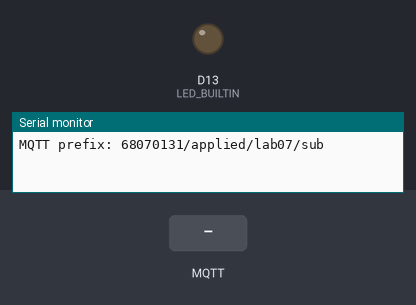
A sketch run on a simulated Arduino Uno R4 WiFi. Shown: output pins drawn as LEDs (lit = HIGH), the last lines printed to the serial monitor. The test bench sets the inputs (shaded band). WiFi joins after 1.5 s; servers stay silent unless stated; no MQTT or app messages arrive unless stated; pins used as bus, display or sensor lines are not drawn.

Above: at 2.7 s.
2.8 s: MQTT message "ON" arrives on the first subscribed topic
At 5.6 s:
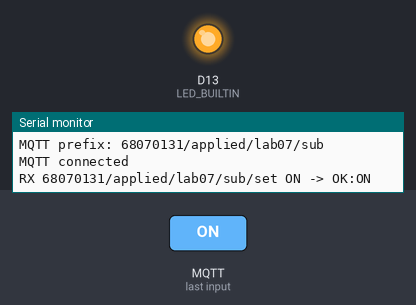
5.8 s: MQTT message "1" arrives on the first subscribed topic
7.3 s: MQTT message "on" arrives on the first subscribed topic
Timing chart, 0 to 10.3 s (numbered marks = the images above; inputs shaded):
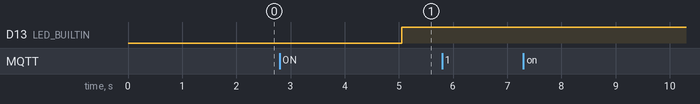

The sketch:

Keypad_Publisher_sub.ino
```cpp
/*
  07 Keypadส่งค่าปุ่มขึ้นเว็บ / รับคำสั่งจากเว็บ (Subscribe)
  Arduino UNO R4 WiFi | Broker phycom.it.kmitl.ac.th:1883
  Topic prefix 68070131/applied/lab07/sub
  รหัส Wi-Fi ตัวอย่างนี้ถูกระบุตามโจทย์; Repository เป็น public ควรเปลี่ยนรหัสหรือย้ายเป็น secrets ก่อนใช้จริง
  วงจร: ดู README.md และ assets/circuit-lab07.svg
  คำสั่งเว็บตัวอย่าง: ON
  ทดสอบที่คาดหวัง: เว็บสั่ง ON ให้ LED บอร์ดติด; เมื่อกด Keypad 'A' เว็บแสดง A
*/
#include <WiFiS3.h>
#include <MQTTClient.h>
#include <math.h>
const byte ROWS[4]={2,3,4,5},COLS[4]={6,7,8,9};
const char KEYMAP[4][4]={{'1','2','3','A'},{'4','5','6','B'},{'7','8','9','C'},{'*','0','#','D'}};
char previousKey=0;
void initKeypad(){for(byte i=0;i<4;i++){pinMode(ROWS[i],OUTPUT);digitalWrite(ROWS[i],HIGH);pinMode(COLS[i],INPUT_PULLUP);}}
char scanKey(){char hit=0;for(byte r=0;r<4;r++){digitalWrite(ROWS[r],LOW);delayMicroseconds(10);for(byte c=0;c<4;c++)if(digitalRead(COLS[c])==LOW)hit=KEYMAP[r][c];digitalWrite(ROWS[r],HIGH);}if(!hit){previousKey=0;return 0;}if(previousKey==hit)return 0;previousKey=hit;return hit;}
bool ledRemote=false;
const char WIFI_SSID[]="EDOK";
const char WIFI_PASSWORD[]="1234567890";
const char MQTT_HOST[]="phycom.it.kmitl.ac.th";
const unsigned int MQTT_PORT=1883;
const char TOPIC_PREFIX[]="68070131/applied/lab07/sub";
const bool SEND_DATA=false;
const bool RECEIVE_COMMANDS=true;
WiFiClient network;
MQTTClient mqtt(1024);
String topicData,topicSet,topicState,clientId;
unsigned long lastSample=0,lastWiFi=0,lastMqtt=0;
const unsigned long SAMPLE_MS=60UL;
bool remoteActive=false,ackPending=false;
String lastAck="BOOT";

// รับคำสั่งจากเว็บ: ไม่ Publish ภายใน callback
bool applyRemote(String payload){
  payload.toUpperCase();if(payload!="ON"&&payload!="OFF")return false;ledRemote=payload=="ON";digitalWrite(LED_BUILTIN,ledRemote?HIGH:LOW);return true;
}
void onMqttMessage(String &topic,String &payload){
  if(topic!=topicSet)return;
  payload.trim();
  if(payload.length()==0||payload.length()>32){lastAck="ERROR:SIZE";ackPending=true;return;}
  bool accepted=applyRemote(payload);
  lastAck=accepted?String("OK:")+payload:String("ERROR:VALUE");
  ackPending=true;
  Serial.println(String("RX ")+topic+" "+payload+" -> "+lastAck);
}

// โค้ดเซนเซอร์/เอาต์พุตของ LAB
void setupHardware(){initKeypad();pinMode(LED_BUILTIN,OUTPUT);}
String sampleHardware(){
  char k=scanKey();if(!k)return String("");return String(k);
}
void maintainNetwork(){
  unsigned long now=millis();
  if(WiFi.status()!=WL_CONNECTED){
    if(now-lastWiFi>=10000UL){lastWiFi=now;WiFi.begin(WIFI_SSID,WIFI_PASSWORD);}
    return;
  }
  if(!mqtt.connected()){
    if(now-lastMqtt>=5000UL){
      lastMqtt=now;
      if(mqtt.connect(clientId.c_str())){
        Serial.println("MQTT connected");
        if(RECEIVE_COMMANDS)mqtt.subscribe(topicSet);
      }else Serial.println("MQTT retry later");
    }
    return;
  }
  mqtt.loop();
  if(RECEIVE_COMMANDS && SEND_DATA && ackPending){
    if(mqtt.publish(topicState,lastAck))ackPending=false;
  }
}
void setup(){
  Serial.begin(115200);
  setupHardware();
  topicData=String(TOPIC_PREFIX)+"/data";
  topicSet=String(TOPIC_PREFIX)+"/set";
  topicState=String(TOPIC_PREFIX)+"/state";
  byte mac[6]={0};
  WiFi.macAddress(mac);
  clientId="phycom-lab07-sub-";
  for(byte i=0;i<6;i++){if(mac[i]<16)clientId+="0";clientId+=String(mac[i],HEX);}
  mqtt.begin(MQTT_HOST,MQTT_PORT,network);
  mqtt.onMessage(onMqttMessage);
  WiFi.begin(WIFI_SSID,WIFI_PASSWORD);
  Serial.println(String("MQTT prefix: ")+TOPIC_PREFIX);
}
void loop(){
  maintainNetwork();
  if(millis()-lastSample<SAMPLE_MS)return;
  lastSample=millis();
  if(!SEND_DATA)return; // โหมด Subscribe ควบคุมจากเว็บอย่างเดียว
  String measurement=sampleHardware();
  if(measurement.length()==0)return;
  Serial.println(String("LOCAL ")+measurement);
  if(mqtt.connected())mqtt.publish(topicData,measurement);
}
```

Measured:
- after the input at 2.8 s, D13 (LED_BUILTIN): LOW → HIGH after 2.3 s
